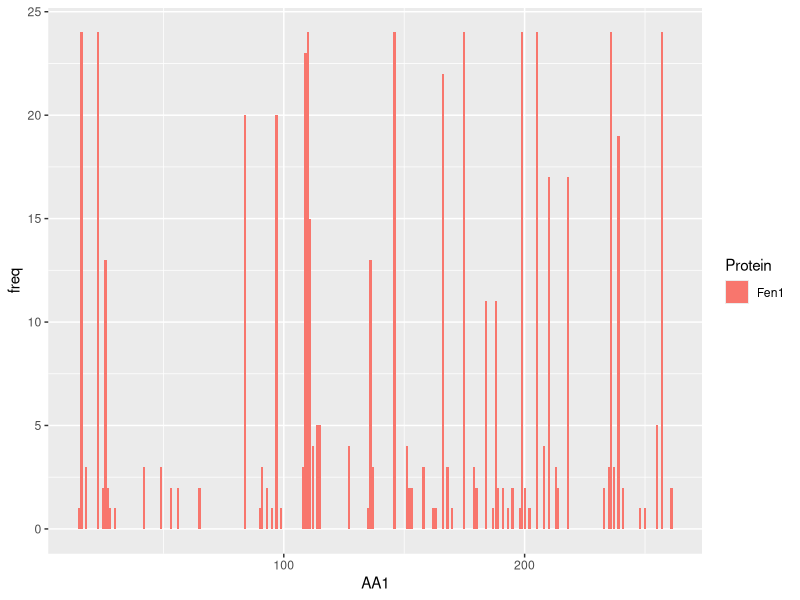
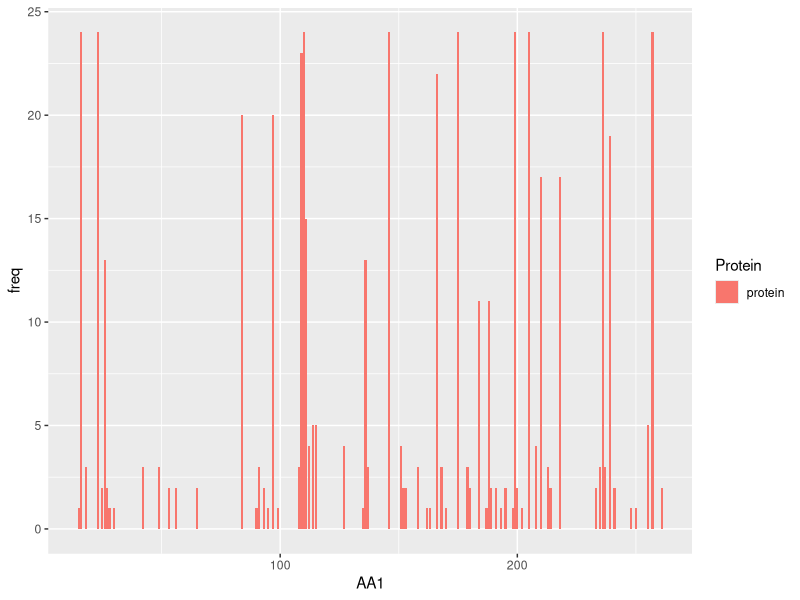

Source code (R) for these figures, in order:
setwd("~/suny/RESEARCH_DOC/A_THESIS_WORK/CHAPTER_5_COEVOLV_RESIDUE/eukarya")

## system('pandoc  -t latex --standalone --smart --number-sections --template=report.tex -f markdown -o whitepaper.pdf "whitepaper.Rmd"')

library(dplyr)
library(ggplot2)
library(readr)
library(tidyr)


fen1_pcna <- read_csv("FEN1_INTER_COEV.csv")
fen1_pcna
fen1_splitted <- fen1_pcna %>% 
    separate(., AA1, into=c("AA1_algn", "AA1"), sep="\\(", extra="drop")

fen1_splitted <- fen1_splitted %>% 
    separate(., AA1, into=c("AA1"), sep="\\)", extra="drop")


fen1_splitted <- fen1_splitted %>% 
    separate(., AA2, into=c("AA2_algn", "AA2"), sep="\\(", extra="drop")

fen1_splitted <- fen1_splitted %>% 
    separate(., AA2, into=c("AA2"), sep="\\)", extra="drop")
fen1_splitted <- fen1_splitted %>% 
    mutate(AA1_algn=as.numeric(AA1_algn), AA1=as.numeric(AA1),
           AA2_algn=as.numeric(AA2_algn), AA2=as.numeric(AA2)
           )
fen1_freq <- fen1_splitted %>% 
    filter(Correlation>=0.8) %>% group_by(AA1) %>% 
    summarise(freq=n()) %>% mutate(protein="Fen1")
fen1_freq

p <- ggplot(fen1_freq, aes(AA1, y=freq, fill=protein)) + geom_bar(stat="identity")
p+ labs(fill="Protein")
##Sys.getenv("PATH")

data_frame_process <- function(data){
    
require(dplyr)
require(tidyr)

data_splitted <- data %>% 
    separate(., AA1, into=c("AA1_algn", "AA1"), sep="\\(", extra="drop")

data_splitted <- data_splitted %>% 
    separate(., AA1, into=c("AA1"), sep="\\)", extra="drop")


data_splitted <- data_splitted %>% 
    separate(., AA2, into=c("AA2_algn", "AA2"), sep="\\(", extra="drop")

data_splitted <- data_splitted %>% 
    separate(., AA2, into=c("AA2"), sep="\\)", extra="drop")

data_splitted <- data_splitted %>% 
    mutate(AA1_algn=as.numeric(AA1_algn), AA1=as.numeric(AA1),
           AA2_algn=as.numeric(AA2_algn), AA2=as.numeric(AA2)
    )

return(data_splitted)
}

protein_coevolve_frequency <- function(splitted_df, protein="") {
    require(dplyr)
    
    freq_df <- splitted_df %>% 
    filter(Correlation>=0.8) %>% group_by(AA1) %>% 
    summarise(freq=n()) %>% mutate(protein="protein")
    
    return(freq_df)

}

fen1 <- data_frame_process(fen1_pcna)
fen1_co_freq <- protein_coevolve_frequency(fen1,fen1_prot)

draw_bar_plot <- function(frequncy_df){
    require(ggplot2)
    p <- ggplot(frequncy_df, aes(AA1, y=freq, fill=protein)) + geom_bar(stat="identity")
    p+ labs(fill="Protein")
}

draw_bar_plot(fen1_co_freq)
